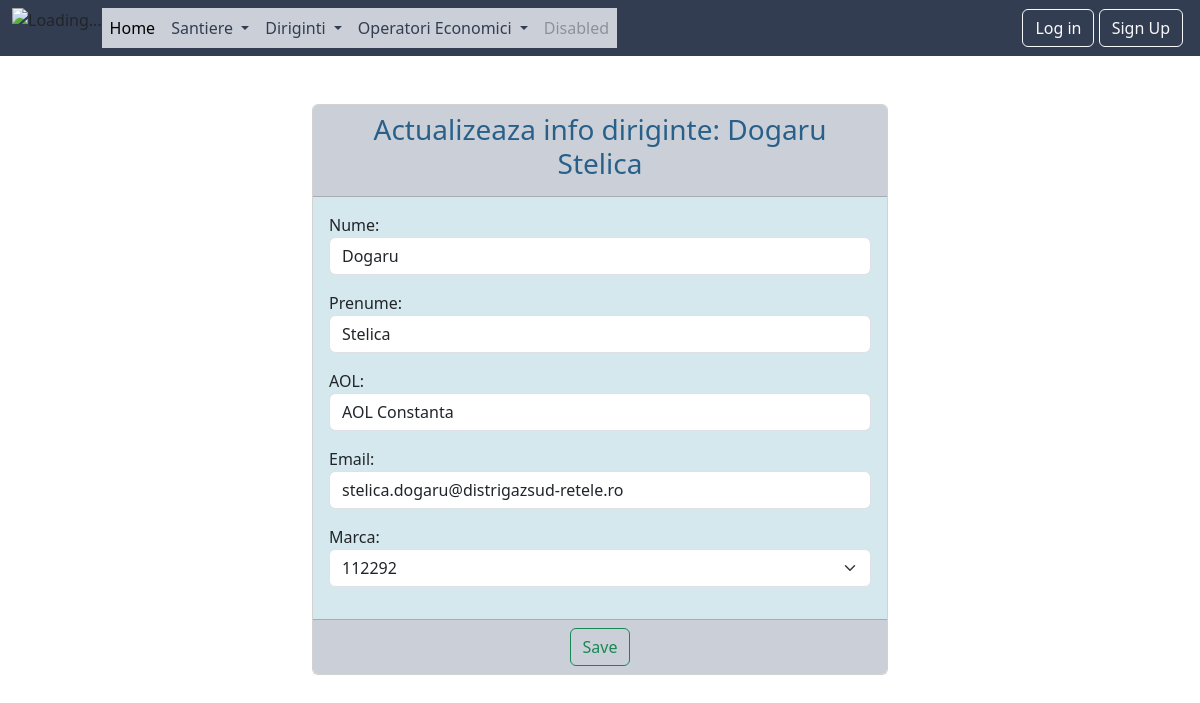
Screenshot of /update_diriginte/1/ with the database file from the repository.
### diriginti/models.py (models this page shows)
class Diriginte(models.Model):
    AOL_options = (('AOL Brasov', "AOL Brasov"), ('AOL Bucuresti', "AOL Bucuresti"),
                   ('AOL Buzau', "AOL Buzau"), ('AOL Constanta', "AOL Constanta"),
                   ('AOL Craiova', "AOL Craiova"), ('AOL Galati', "AOL Galati"),
                   ('AOL Pitesti', "AOL Pitesti"), ('AOL Ploiesti', "AOL Ploiesti"))
    nume = models.CharField(max_length=50)
    prenume = models.CharField(max_length=50)
    AOL = models.CharField(max_length=15, choices=AOL_options)
    email = models.EmailField(max_length=80)
    marca = models.IntegerField()
    activ = models.BooleanField(default=True)
    created_at = models.DateTimeField(auto_now_add=True)
    updated_at = models.DateTimeField(auto_now=True)
    def __str__(self):
        return f'{self.nume} {self.prenume}'

### diriginti/views.py (the view)
# urls.py: path('update_diriginte/<int:pk>/', views.DiriginteUpdateView.as_view(), name='update_diriginte')
class DiriginteUpdateView(UpdateView):
    template_name = 'diriginti/update_diriginte.html'
    model = Diriginte
    form_class = DiriginteUpdateForm
    success_url = reverse_lazy('lista_diriginti')

### diriginti/forms.py
class DiriginteUpdateForm(forms.ModelForm):
    class Meta:
        model = Diriginte
        fields = ['nume', 'prenume', 'AOL', 'email', 'marca']
        widgets = {
            'nume': TextInput(attrs={'class': 'form-control', 'placeholder': 'Please enter your last name'}),
            'prenume': TextInput(attrs={'class': 'form-control', 'placeholder': 'Please enter your first name'}),
            'AOL': Select(attrs={'class': 'form-control', 'placeholder': 'Please select AOL'}),
            'email': EmailInput(attrs={'class': 'form-control', 'placeholder': 'Please enter your email'}),
            'marca': NumberInput(
                attrs={'class': 'form-select', 'placeholder': 'please enter your personal number (marca)'}),
        }

### templates/diriginti/update_diriginte.html (shortened to what this page needs)
{% extends 'base.html' %}
{% block content %}
    <br><br>
    <div class="container-fluid">
        <div class="row">
            <div class="col-md-6 offset-md-3">
                <div class="card">
                    <div class="card-header" style=" color: #29608a ">
                        <h3 class="text-center"> Actualizeaza info diriginte: {{ diriginte }} </h3>
                    </div>
                    <form method="post">
                        <div class="card-body" style="background-color: #d5e8ed;>
                            {{ form.as_p }}
                        </div>
                        <div class="card-footer text-center">
                            <button type="submit" class="btn btn-outline-success">Save</button>
                        </div>
                    </form>
                </div>
            </div>
        </div>
    </div>
{% endblock %}

### static/css/mystyle.css (style rules this page uses)
.card-header { background-color:#CBD0D8 ; }
.card-footer { background-color:#CBD0D8 ; }

### templates/base.html (style rules this page uses)
.card-header { background-color:#CBD0D8 ; }
.card-footer { background-color:#CBD0D8 ; }

### rows the page displays
Diriginte: nume+prenume "Dogaru Stelica", nume "Dogaru", prenume "Stelica", AOL "AOL Constanta", email "stelica.dogaru@distrigazsud-retele.ro", marca "112292"
